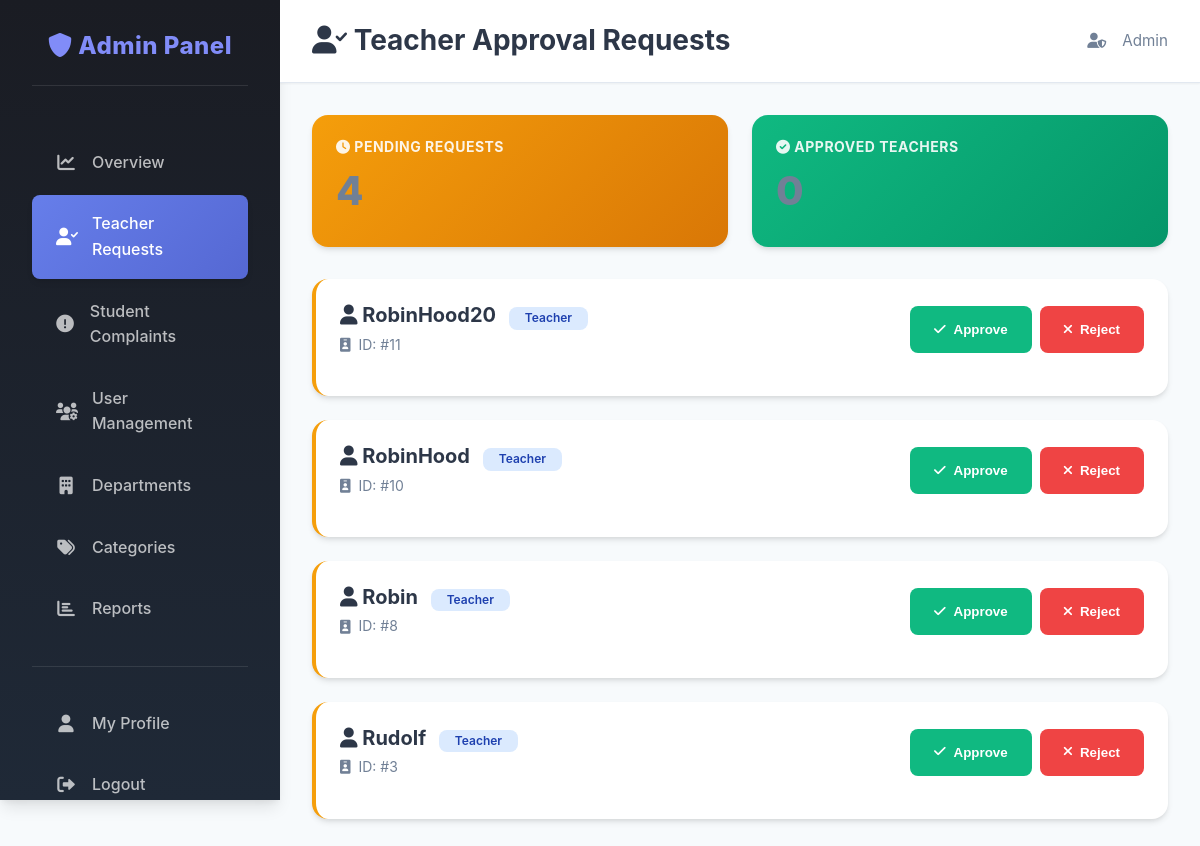
The page /teacher_approval.php (signed in) on the database as committed earlier.
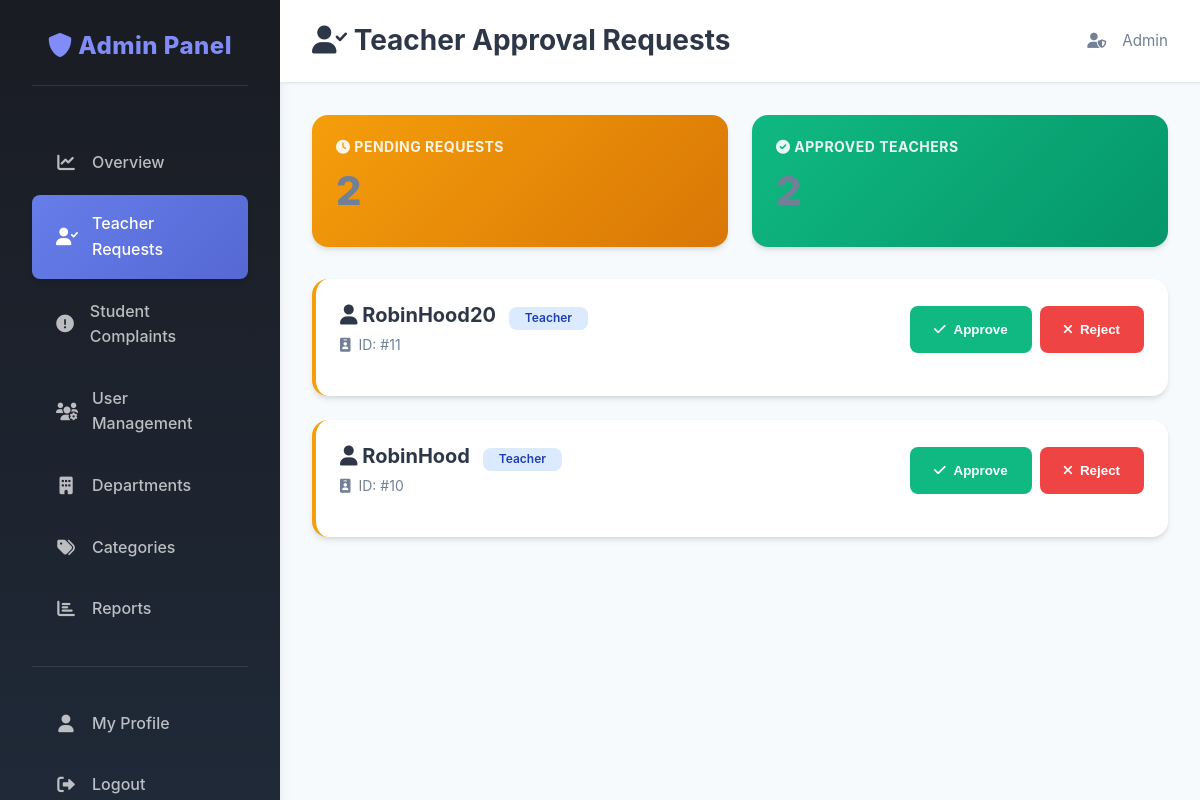
The same page on the database as committed later.
### tables this page shows
CREATE TABLE `users` (
  `user_id` int(11) NOT NULL,
  `username` varchar(50) NOT NULL,
  `password` varchar(255) NOT NULL,
  `role` enum('student','teacher','admin') NOT NULL,
  `approved` tinyint(1) NOT NULL DEFAULT 0
);

### teacher_approval.php (the view, shortened to what this page needs)
<?php
require 'connect.php';
$sql = "SELECT user_id, username, role FROM users WHERE role = 'teacher' AND (approved = 0 OR approved IS NULL) ORDER BY user_id DESC";
$result = $conn->query($sql);
$pending_count = ($result && $result->num_rows >= 0) ? $result->num_rows : 0;
$ac_result = $conn->query("SELECT COUNT(*) AS cnt FROM users WHERE role = 'teacher' AND approved = 1");
$approved_count = ($ac_result && $row = $ac_result->fetch_assoc()) ? (int)$row['cnt'] : 0;
?>
<!DOCTYPE html>
<html lang="en">
<head>
    <link rel="stylesheet" href="assets/css/theme.css">
    <link rel="stylesheet" href="https://cdnjs.cloudflare.com/ajax/libs/font-awesome/6.0.0/css/all.min.css">
</head>
<body>
<div class="dashboard-container">
    <aside class="sidebar">
        <div class="sidebar-header"><h3><i class="fas fa-shield-alt"></i> Admin Panel</h3></div>
        <nav class="sidebar-nav">
            <a href="admin_dashboard.php"><i class="fas fa-chart-line"></i> Overview</a>
            <a href="teacher_approval.php" class="active"><i class="fas fa-user-check"></i> Teacher Requests</a>
            <a href="students_complaints.php"><i class="fas fa-exclamation-circle"></i> Student Complaints</a>
            <a href="users_management.php"><i class="fas fa-users-cog"></i> User Management</a>
            <a href="manage_departments.php"><i class="fas fa-building"></i> Departments</a>
            <a href="manage_categories.php"><i class="fas fa-tags"></i> Categories</a>
            <a href="reports.php"><i class="fas fa-chart-bar"></i> Reports</a>
            <div class="nav-divider"></div>
            <a href="profile.php"><i class="fas fa-user"></i> My Profile</a>
            <a href="logout.php"><i class="fas fa-sign-out-alt"></i> Logout</a>
        </nav>
    </aside>
    <main class="main-content">
        <header class="top-bar">
            <h1><i class="fas fa-user-check"></i> Teacher Approval Requests</h1>
            <div class="admin-profile">
                <i class="fas fa-user-shield"></i>
                <span><?php echo htmlspecialchars($_SESSION['username']); ?></span>
            </div>
        </header>
        <section class="content-wrapper">
            <div class="stats-banner">
                <div class="stat-banner-card warning">
                    <h3><i class="fas fa-clock"></i> Pending Requests</h3>
                    <p class="number"><?php echo $pending_count; ?></p>
                </div>
                <div class="stat-banner-card success">
                    <h3><i class="fas fa-check-circle"></i> Approved Teachers</h3>
                    <p class="number"><?php echo $approved_count; ?></p>
                </div>
            </div>
            <?php if ($result && $result->num_rows > 0): ?>
                <?php while ($row = $result->fetch_assoc()): ?>
                <div class="teacher-card">
                    <div class="teacher-header">
                        <div class="teacher-info">
                            <h4>
                                <i class="fas fa-user"></i> <?php echo htmlspecialchars($row['username']); ?>
                                <span class="role-badge teacher" style="margin-left: var(--spacing-sm);">
                                    Teacher
                                </span>
                            </h4>
                            <div class="teacher-meta">
                                <i class="fas fa-id-badge"></i>
                                <span>ID: #<?php echo (int)$row['user_id']; ?></span>
                            </div>
                        </div>
                        <div class="approval-actions">
                            <form action="handlers/process_approval.php" method="post" style="display: inline;">
                                <button type="submit" name="approve" class="btn-approve">
                                    <i class="fas fa-check"></i> Approve
                                </button>
                            </form>
                            <form action="handlers/process_approval.php" method="post" style="display: inline;" onsubmit="return confirm('Are you sure you want to reject this teacher request? This action cannot be undone.');">
                                <button type="submit" name="reject" class="btn-reject">
                                    <i class="fas fa-times"></i> Reject
                                </button>
                            </form>
                        </div>
                    </div>
                </div>
                <?php endwhile; ?>
            <?php endif; ?>
        </section>
    </main>
</div>
</body>
</html>

### assets/css/theme.css (style rules this page uses)
:root { --primary: #667eea; --primary-dark: #5568d3; --primary-light: #818cf8; --secondary: #f093fb; --accent: #4facfe; --success: #10b981; --success-light: #d1fae5; --warning: #f59e0b; --warning-light: #fef3c7; --danger: #ef4444; --danger-light: #fee2e2; --info: #3b82f6; --info-light: #dbeafe; --dark: #1a202c; --dark-bg: #1a1c23; --text-primary: #2d3748; --text-secondary: #718096; --text-muted: #a0aec0; --border: #e2e8f0; --bg-light: #f7fafc; --bg-white: #ffffff; --shadow-sm: 0 1px 2px 0 rgba(0, 0, 0, 0.05); --shadow: 0 4px 6px -1px rgba(0, 0, 0, 0.1), 0 2px 4px -1px rgba(0, 0, 0, 0.06); --shadow-md: 0 10px 15px -3px rgba(0, 0, 0, 0.1), 0 4px 6px -2px rgba(0, 0, 0, 0.05); --shadow-lg: 0 20px 25px -5px rgba(0, 0, 0, 0.1), 0 10px 10px -5px rgba(0, 0, 0, 0.04); --spacing-xs: 0.25rem; --spacing-sm: 0.5rem; --spacing-md: 1rem; --spacing-lg: 1.5rem; --spacing-xl: 2rem; --spacing-2xl: 3rem; --radius-sm: 0.375rem; --radius: 0.5rem; --radius-md: 0.75rem; --radius-lg: 1rem; --radius-xl: 1.5rem; --transition: all 0.2s ease-in-out; --transition-slow: all 0.3s ease-in-out; }
* { box-sizing: border-box; margin: 0; padding: 0; }
body { font-family: 'Inter', -apple-system, BlinkMacSystemFont, 'Segoe UI', Roboto, 'Helvetica Neue', Arial, sans-serif; background-color: var(--bg-light); color: var(--text-primary); line-height: 1.6; -webkit-font-smoothing: antialiased; -moz-osx-font-smoothing: grayscale; }
h1, h2, h3, h4, h5, h6 { font-weight: 700; line-height: 1.2; color: var(--text-primary); margin-bottom: var(--spacing-md); }
h1 { font-size: 2.25rem; }
h3 { font-size: 1.5rem; }
h4 { font-size: 1.25rem; }
p { margin-bottom: var(--spacing-md); color: var(--text-secondary); }
a { color: var(--primary); text-decoration: none; transition: var(--transition); }
.dashboard-container { display: flex; min-height: 100vh; }
.sidebar { width: 280px; background: linear-gradient(180deg, var(--dark-bg) 0%, #1f2937 100%); color: white; padding: var(--spacing-xl); position: sticky; top: 0; height: 100vh; overflow-y: auto; box-shadow: var(--shadow-md); }
.sidebar-header { margin-bottom: var(--spacing-2xl); padding-bottom: var(--spacing-lg); border-bottom: 1px solid rgba(255, 255, 255, 0.1); }
.sidebar-header h3 { color: var(--primary-light); font-size: 1.5rem; font-weight: 800; text-align: center; margin: 0; letter-spacing: 0.5px; }
.sidebar-nav { display: flex; flex-direction: column; gap: var(--spacing-xs); }
.sidebar-nav a { display: flex; align-items: center; color: rgba(255, 255, 255, 0.7); padding: var(--spacing-md) var(--spacing-lg); border-radius: var(--radius); transition: var(--transition); font-weight: 500; }
.sidebar-nav a i { margin-right: var(--spacing-md); width: 20px; text-align: center; font-size: 1.1rem; }
.sidebar-nav a.active { background: linear-gradient(135deg, var(--primary) 0%, var(--primary-dark) 100%); color: white; box-shadow: var(--shadow); }
.nav-divider { height: 1px; background: rgba(255, 255, 255, 0.1); margin: var(--spacing-lg) 0; }
.main-content { flex: 1; display: flex; flex-direction: column; overflow-x: hidden; }
.top-bar { background: var(--bg-white); padding: var(--spacing-lg) var(--spacing-xl); display: flex; justify-content: space-between; align-items: center; border-bottom: 1px solid var(--border); box-shadow: var(--shadow-sm); position: sticky; top: 0; z-index: 100; }
.top-bar h1 { margin: 0; font-size: 1.75rem; color: var(--text-primary); }
.user-info, .admin-profile { display: flex; align-items: center; gap: var(--spacing-md); color: var(--text-secondary); font-size: 0.95rem; }
.content-wrapper { flex: 1; padding: var(--spacing-xl); }
.role-badge { display: inline-block; padding: var(--spacing-xs) var(--spacing-md); border-radius: var(--radius); font-size: 0.75rem; font-weight: 600; text-transform: capitalize; }
.role-badge.teacher { background: var(--info-light); color: #1e40af; }

Rows that differ between the two databases and show on the page:
removed users: username "Robin", user_id "8"
no longer on this page (row edited): users: username "Rudolf", user_id "3"
Other text that changed with them:
$pending_count: "4" → "2"
